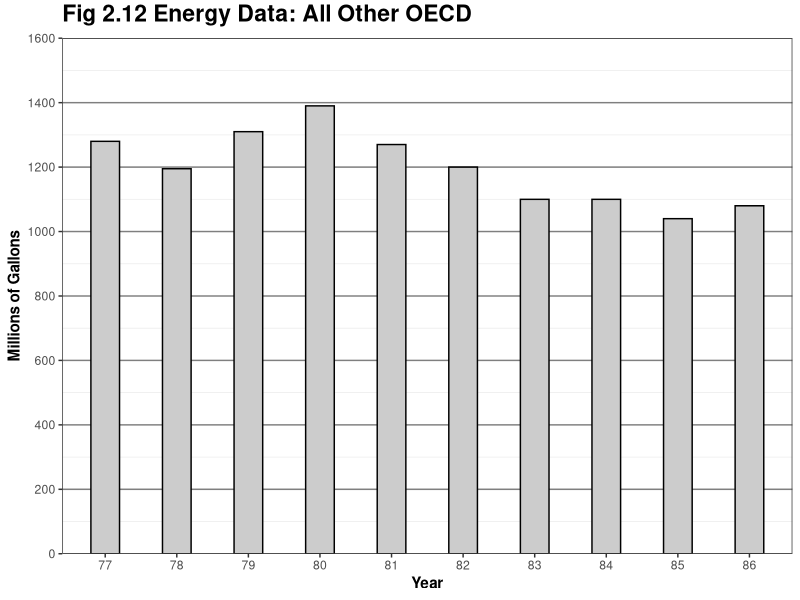
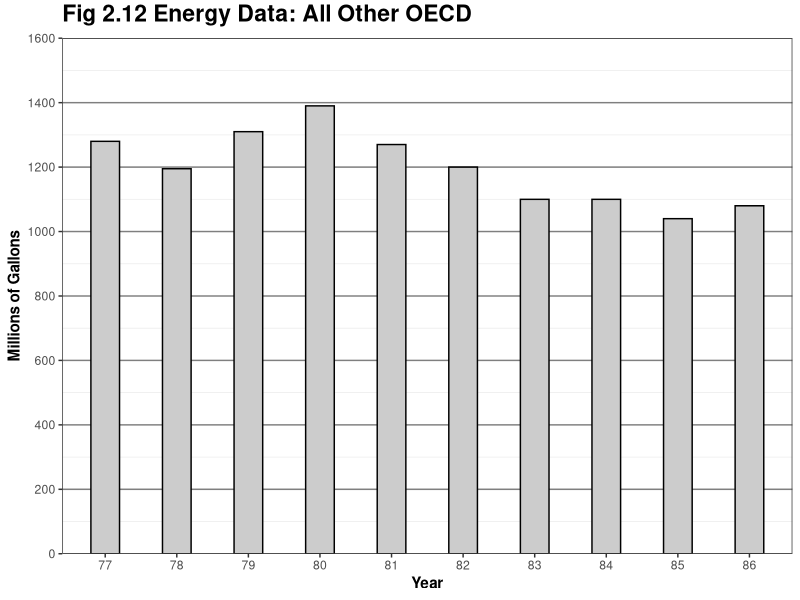

Write the R code that produced these figures, in order.
library(ggplot2)

this_base <- "fig02-12_energy-data-all-other-oecd"

my_data <- data.frame(
  year = factor(c(77:86)),
  us = c(1320, 1280, 1350, 1400, 1470, 1420, 1440, 1580, 1520, 1610),
  japan = c(405, 405, 480, 500, 490, 495, 480, 480, 500, 530),
  germany = c(220, 225, 290, 320, 300, 280, 260, 240, 220, 225),
  other = c(1280, 1195, 1310, 1390, 1270, 1200, 1100, 1100, 1040, 1080))

p <- ggplot(my_data, aes(x = year, y = other)) + 
  geom_bar(stat = "identity", fill = "grey80", colour = "black", width = 0.4) +
  scale_y_continuous(breaks=seq(0, 1600, 200), limits = c(0, 1600), 
                     expand = c(0, 0)) +
  labs(x = "Year", y = "Millions of Gallons") +
  ggtitle("Fig 2.12 Energy Data: All Other OECD") +
  theme_bw() +
  theme(panel.grid.major.x = element_blank(),
        panel.grid.major.y = element_line(colour = "grey50"),
        plot.title = element_text(size = rel(1.5), face = "bold", vjust = 1.5),
        axis.title = element_text(face = "bold"))

p

ggsave(paste0(this_base, ".png"), 
       p, width = 7, height = 4)

## pedantic: missing tick marks between the years
## note: my_data is estimated 
